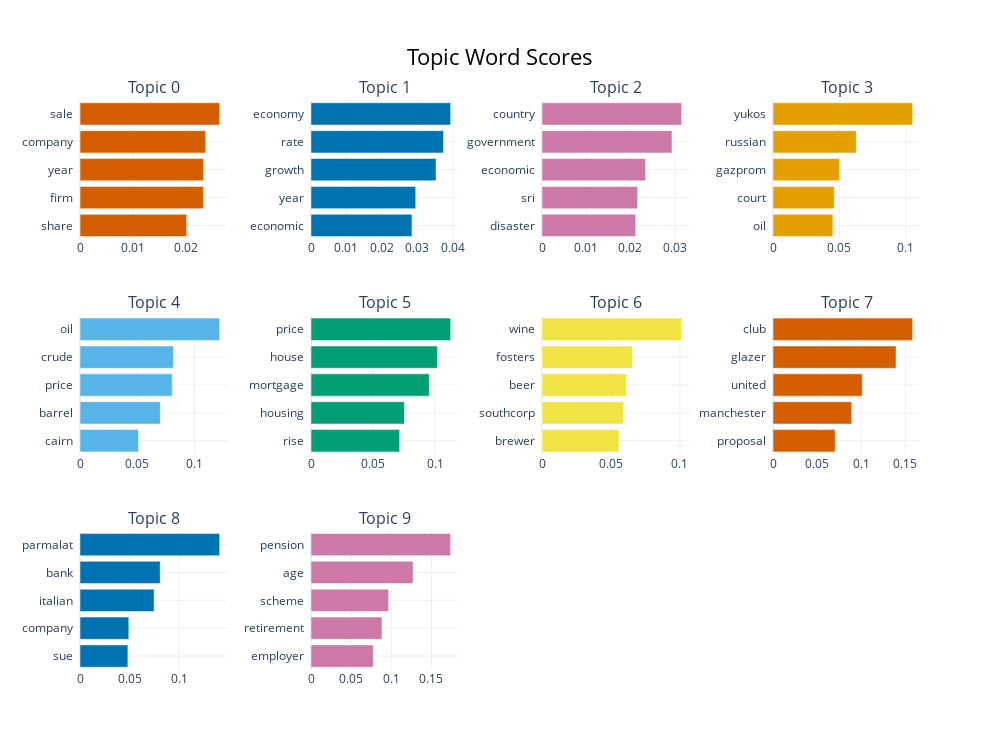

The code cell stored with this chart in its notebook:
### Code cell
# Visualizing top topics
business_results['bbc_topic_model'].visualize_barchart(top_n_topics=10)

### Figure 1 — Plotly figure (JSON) as saved in the notebook; plotly's stock layout.template omitted (floating-point values rounded to 4 significant figures)
{"data": [{"marker": {"color": "#D55E00"}, "orientation": "h", "type": "bar", "x": [0.02016, 0.02331, 0.02335, 0.02376, 0.02639], "xaxis": "x", "y": ["share  ", "firm  ", "year  ", "company  ", "sale  "], "yaxis": "y"}, {"marker": {"color": "#0072B2"}, "orientation": "h", "type": "bar", "x": [0.02851, 0.02958, 0.03531, 0.03742, 0.03945], "xaxis": "x2", "y": ["economic  ", "year  ", "growth  ", "rate  ", "economy  "], "yaxis": "y2"}, {"marker": {"color": "#CC79A7"}, "orientation": "h", "type": "bar", "x": [0.0212, 0.02162, 0.02342, 0.0294, 0.03159], "xaxis": "x3", "y": ["disaster  ", "sri  ", "economic  ", "government  ", "country  "], "yaxis": "y3"}, {"marker": {"color": "#E69F00"}, "orientation": "h", "type": "bar", "x": [0.04507, 0.04612, 0.0501, 0.06268, 0.1052], "xaxis": "x4", "y": ["oil  ", "court  ", "gazprom  ", "russian  ", "yukos  "], "yaxis": "y4"}, {"marker": {"color": "#56B4E9"}, "orientation": "h", "type": "bar", "x": [0.05114, 0.07019, 0.08051, 0.08159, 0.122], "xaxis": "x5", "y": ["cairn  ", "barrel  ", "price  ", "crude  ", "oil  "], "yaxis": "y5"}, {"marker": {"color": "#009E73"}, "orientation": "h", "type": "bar", "x": [0.07143, 0.0753, 0.09535, 0.1019, 0.1126], "xaxis": "x6", "y": ["rise  ", "housing  ", "mortgage  ", "house  ", "price  "], "yaxis": "y6"}, {"marker": {"color": "#F0E442"}, "orientation": "h", "type": "bar", "x": [0.0558, 0.05914, 0.06127, 0.0657, 0.1012], "xaxis": "x7", "y": ["brewer  ", "southcorp  ", "beer  ", "fosters  ", "wine  "], "yaxis": "y7"}, {"marker": {"color": "#D55E00"}, "orientation": "h", "type": "bar", "x": [0.07044, 0.08922, 0.1011, 0.1394, 0.1582], "xaxis": "x8", "y": ["proposal  ", "manchester  ", "united  ", "glazer  ", "club  "], "yaxis": "y8"}, {"marker": {"color": "#0072B2"}, "orientation": "h", "type": "bar", "x": [0.04827, 0.04923, 0.07469, 0.08087, 0.1408], "xaxis": "x9", "y": ["sue  ", "company  ", "italian  ", "bank  ", "parmalat  "], "yaxis": "y9"}, {"marker": {"color": "#CC79A7"}, "orientation": "h", "type": "bar", "x": [0.07757, 0.08835, 0.09659, 0.1272, 0.1739], "xaxis": "x10", "y": ["employer  ", "retirement  ", "scheme  ", "age  ", "pension  "], "yaxis": "y10"}], "layout": {"annotations": [{"font": {"size": 16}, "showarrow": false, "text": "Topic 0", "x": 0.0875, "xanchor": "center", "xref": "paper", "y": 1, "yanchor": "bottom", "yref": "paper"}, {"font": {"size": 16}, "showarrow": false, "text": "Topic 1", "x": 0.3625, "xanchor": "center", "xref": "paper", "y": 1, "yanchor": "bottom", "yref": "paper"}, {"font": {"size": 16}, "showarrow": false, "text": "Topic 2", "x": 0.6375, "xanchor": "center", "xref": "paper", "y": 1, "yanchor": "bottom", "yref": "paper"}, {"font": {"size": 16}, "showarrow": false, "text": "Topic 3", "x": 0.9125, "xanchor": "center", "xref": "paper", "y": 1, "yanchor": "bottom", "yref": "paper"}, {"font": {"size": 16}, "showarrow": false, "text": "Topic 4", "x": 0.0875, "xanchor": "center", "xref": "paper", "y": 0.6222, "yanchor": "bottom", "yref": "paper"}, {"font": {"size": 16}, "showarrow": false, "text": "Topic 5", "x": 0.3625, "xanchor": "center", "xref": "paper", "y": 0.6222, "yanchor": "bottom", "yref": "paper"}, {"font": {"size": 16}, "showarrow": false, "text": "Topic 6", "x": 0.6375, "xanchor": "center", "xref": "paper", "y": 0.6222, "yanchor": "bottom", "yref": "paper"}, {"font": {"size": 16}, "showarrow": false, "text": "Topic 7", "x": 0.9125, "xanchor": "center", "xref": "paper", "y": 0.6222, "yanchor": "bottom", "yref": "paper"}, {"font": {"size": 16}, "showarrow": false, "text": "Topic 8", "x": 0.0875, "xanchor": "center", "xref": "paper", "y": 0.2444, "yanchor": "bottom", "yref": "paper"}, {"font": {"size": 16}, "showarrow": false, "text": "Topic 9", "x": 0.3625, "xanchor": "center", "xref": "paper", "y": 0.2444, "yanchor": "bottom", "yref": "paper"}], "height": 750, "hoverlabel": {"bgcolor": "white", "font": {"family": "Rockwell", "size": 16}}, "showlegend": false, "title": {"font": {"color": "Black", "size": 22}, "text": "Topic Word Scores", "x": 0.5, "xanchor": "center", "yanchor": "top"}, "width": 1000, "xaxis": {"anchor": "y", "domain": [0, 0.175], "showgrid": true}, "xaxis10": {"anchor": "y10", "domain": [0.275, 0.45], "showgrid": true}, "xaxis11": {"anchor": "y11", "domain": [0.55, 0.725], "showgrid": true}, "xaxis12": {"anchor": "y12", "domain": [0.825, 1], "showgrid": true}, "xaxis2": {"anchor": "y2", "domain": [0.275, 0.45], "showgrid": true}, "xaxis3": {"anchor": "y3", "domain": [0.55, 0.725], "showgrid": true}, "xaxis4": {"anchor": "y4", "domain": [0.825, 1], "showgrid": true}, "xaxis5": {"anchor": "y5", "domain": [0, 0.175], "showgrid": true}, "xaxis6": {"anchor": "y6", "domain": [0.275, 0.45], "showgrid": true}, "xaxis7": {"anchor": "y7", "domain": [0.55, 0.725], "showgrid": true}, "xaxis8": {"anchor": "y8", "domain": [0.825, 1], "showgrid": true}, "xaxis9": {"anchor": "y9", "domain": [0, 0.175], "showgrid": true}, "yaxis": {"anchor": "x", "domain": [0.7556, 1], "showgrid": true}, "yaxis10": {"anchor": "x10", "domain": [0, 0.2444], "showgrid": true}, "yaxis11": {"anchor": "x11", "domain": [0, 0.2444], "showgrid": true}, "yaxis12": {"anchor": "x12", "domain": [0, 0.2444], "showgrid": true}, "yaxis2": {"anchor": "x2", "domain": [0.7556, 1], "showgrid": true}, "yaxis3": {"anchor": "x3", "domain": [0.7556, 1], "showgrid": true}, "yaxis4": {"anchor": "x4", "domain": [0.7556, 1], "showgrid": true}, "yaxis5": {"anchor": "x5", "domain": [0.3778, 0.6222], "showgrid": true}, "yaxis6": {"anchor": "x6", "domain": [0.3778, 0.6222], "showgrid": true}, "yaxis7": {"anchor": "x7", "domain": [0.3778, 0.6222], "showgrid": true}, "yaxis8": {"anchor": "x8", "domain": [0.3778, 0.6222], "showgrid": true}, "yaxis9": {"anchor": "x9", "domain": [0, 0.2444], "showgrid": true}}}
